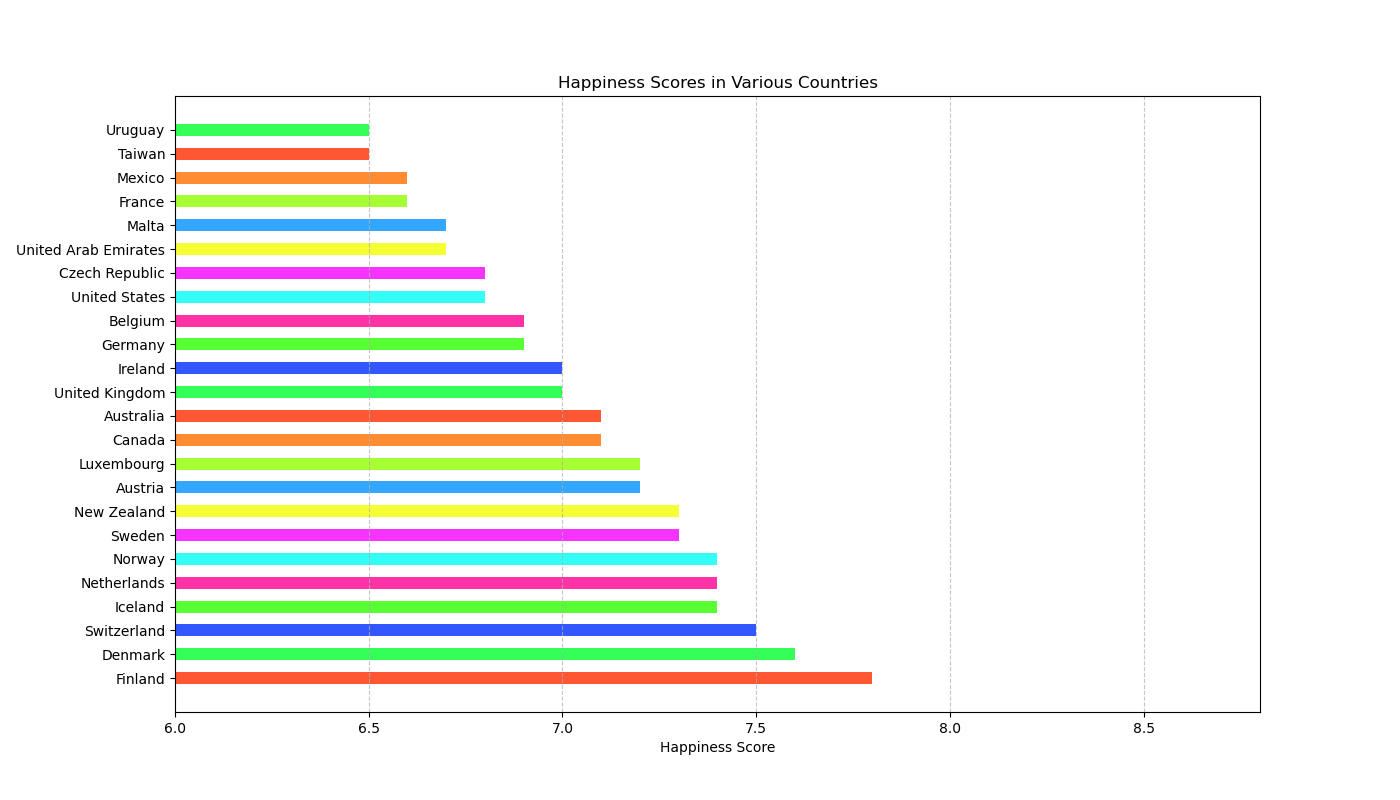

The Python source for this figure:

import matplotlib.pyplot as plt

countries = ['Finland', 'Denmark', 'Switzerland', 'Iceland', 'Netherlands', 
             'Norway', 'Sweden', 'New Zealand', 'Austria', 'Luxembourg', 
             'Canada', 'Australia', 'United Kingdom', 'Ireland', 'Germany', 
             'Belgium', 'United States', 'Czech Republic', 'United Arab Emirates', 
             'Malta', 'France', 'Mexico', 'Taiwan', 'Uruguay']
happiness_scores = [7.8, 7.6, 7.5, 7.4, 7.4, 7.4, 7.3, 7.3, 7.2, 7.2, 
                    7.1, 7.1, 7.0, 7.0, 6.9, 6.9, 6.8, 6.8, 6.7, 6.7, 
                    6.6, 6.6, 6.5, 6.5]
colors = ['#FF5733', '#33FF57', '#3357FF', '#57FF33', '#FF33A6', '#33FFF6', 
          '#F633FF', '#F6FF33', '#33A6FF', '#A6FF33', '#FF8C33', '#FF5733', 
          '#33FF57', '#3357FF', '#57FF33', '#FF33A6', '#33FFF6', '#F633FF', 
          '#F6FF33', '#33A6FF', '#A6FF33', '#FF8C33', '#FF5733', '#33FF57']

plt.figure(figsize=(14, 8))
plt.barh(countries, happiness_scores, color=colors, height=0.5)
plt.xlabel('Happiness Score')
plt.title('Happiness Scores in Various Countries')
plt.xlim(6, max(happiness_scores) + 1)
plt.grid(axis='x', linestyle='--', alpha=0.7)
plt.show()
